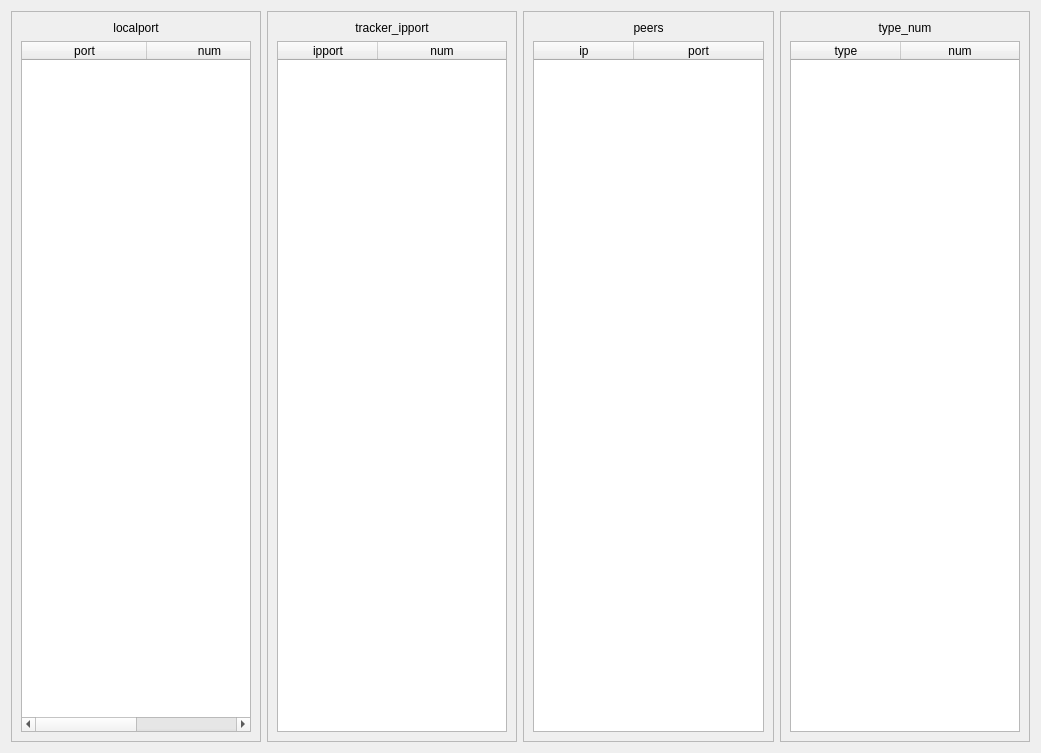
<?xml version="1.0" encoding="UTF-8"?>
<ui version="4.0">
 <class>Form</class>
 <widget class="QWidget" name="Form">
  <property name="geometry">
   <rect>
    <x>0</x>
    <y>0</y>
    <width>1041</width>
    <height>753</height>
   </rect>
  </property>
  <property name="windowTitle">
   <string>Form</string>
  </property>
  <layout class="QHBoxLayout" name="horizontalLayout">
   <item>
    <widget class="QScrollArea" name="scrollArea">
     <property name="widgetResizable">
      <bool>true</bool>
     </property>
     <widget class="QWidget" name="scrollAreaWidgetContents">
      <property name="geometry">
       <rect>
        <x>0</x>
        <y>0</y>
        <width>247</width>
        <height>729</height>
       </rect>
      </property>
      <layout class="QGridLayout" name="gridLayout">
       <item row="0" column="0">
        <widget class="QLabel" name="label">
         <property name="text">
          <string>localport</string>
         </property>
         <property name="alignment">
          <set>Qt::AlignCenter</set>
         </property>
        </widget>
       </item>
       <item row="1" column="0">
        <widget class="QTableWidget" name="localport">
         <attribute name="horizontalHeaderVisible">
          <bool>true</bool>
         </attribute>
         <attribute name="horizontalHeaderCascadingSectionResizes">
          <bool>false</bool>
         </attribute>
         <attribute name="horizontalHeaderDefaultSectionSize">
          <number>125</number>
         </attribute>
         <attribute name="horizontalHeaderShowSortIndicator" stdset="0">
          <bool>true</bool>
         </attribute>
         <attribute name="horizontalHeaderStretchLastSection">
          <bool>true</bool>
         </attribute>
         <column>
          <property name="text">
           <string>port</string>
          </property>
          <property name="textAlignment">
           <set>AlignCenter</set>
          </property>
         </column>
         <column>
          <property name="text">
           <string>num</string>
          </property>
          <property name="textAlignment">
           <set>AlignCenter</set>
          </property>
         </column>
        </widget>
       </item>
      </layout>
     </widget>
    </widget>
   </item>
   <item>
    <widget class="QScrollArea" name="scrollArea_2">
     <property name="widgetResizable">
      <bool>true</bool>
     </property>
     <widget class="QWidget" name="scrollAreaWidgetContents_2">
      <property name="geometry">
       <rect>
        <x>0</x>
        <y>0</y>
        <width>248</width>
        <height>729</height>
       </rect>
      </property>
      <layout class="QVBoxLayout" name="verticalLayout">
       <item>
        <widget class="QLabel" name="label_2">
         <property name="text">
          <string>tracker_ipport</string>
         </property>
         <property name="alignment">
          <set>Qt::AlignCenter</set>
         </property>
        </widget>
       </item>
       <item>
        <widget class="QTableWidget" name="tracker_ipport">
         <attribute name="horizontalHeaderShowSortIndicator" stdset="0">
          <bool>true</bool>
         </attribute>
         <attribute name="horizontalHeaderStretchLastSection">
          <bool>true</bool>
         </attribute>
         <column>
          <property name="text">
           <string>ipport</string>
          </property>
          <property name="textAlignment">
           <set>AlignCenter</set>
          </property>
         </column>
         <column>
          <property name="text">
           <string>num</string>
          </property>
          <property name="textAlignment">
           <set>AlignCenter</set>
          </property>
         </column>
        </widget>
       </item>
      </layout>
     </widget>
    </widget>
   </item>
   <item>
    <widget class="QScrollArea" name="scrollArea_3">
     <property name="widgetResizable">
      <bool>true</bool>
     </property>
     <widget class="QWidget" name="scrollAreaWidgetContents_3">
      <property name="geometry">
       <rect>
        <x>0</x>
        <y>0</y>
        <width>247</width>
        <height>729</height>
       </rect>
      </property>
      <layout class="QVBoxLayout" name="verticalLayout_2">
       <item>
        <widget class="QLabel" name="label_3">
         <property name="text">
          <string>peers</string>
         </property>
         <property name="alignment">
          <set>Qt::AlignCenter</set>
         </property>
        </widget>
       </item>
       <item>
        <widget class="QTableWidget" name="peers">
         <attribute name="horizontalHeaderShowSortIndicator" stdset="0">
          <bool>true</bool>
         </attribute>
         <attribute name="horizontalHeaderStretchLastSection">
          <bool>true</bool>
         </attribute>
         <column>
          <property name="text">
           <string>ip</string>
          </property>
          <property name="textAlignment">
           <set>AlignCenter</set>
          </property>
         </column>
         <column>
          <property name="text">
           <string>port</string>
          </property>
          <property name="textAlignment">
           <set>AlignCenter</set>
          </property>
         </column>
        </widget>
       </item>
      </layout>
     </widget>
    </widget>
   </item>
   <item>
    <widget class="QScrollArea" name="scrollArea_4">
     <property name="widgetResizable">
      <bool>true</bool>
     </property>
     <widget class="QWidget" name="scrollAreaWidgetContents_4">
      <property name="geometry">
       <rect>
        <x>0</x>
        <y>0</y>
        <width>248</width>
        <height>729</height>
       </rect>
      </property>
      <layout class="QVBoxLayout" name="verticalLayout_3">
       <item>
        <widget class="QLabel" name="label_4">
         <property name="text">
          <string>type_num</string>
         </property>
         <property name="alignment">
          <set>Qt::AlignCenter</set>
         </property>
        </widget>
       </item>
       <item>
        <widget class="QTableWidget" name="type_num">
         <attribute name="horizontalHeaderDefaultSectionSize">
          <number>110</number>
         </attribute>
         <attribute name="horizontalHeaderShowSortIndicator" stdset="0">
          <bool>true</bool>
         </attribute>
         <attribute name="horizontalHeaderStretchLastSection">
          <bool>true</bool>
         </attribute>
         <column>
          <property name="text">
           <string>type</string>
          </property>
          <property name="textAlignment">
           <set>AlignCenter</set>
          </property>
         </column>
         <column>
          <property name="text">
           <string>num</string>
          </property>
          <property name="textAlignment">
           <set>AlignCenter</set>
          </property>
         </column>
        </widget>
       </item>
      </layout>
     </widget>
    </widget>
   </item>
  </layout>
 </widget>
 <resources/>
 <connections/>
</ui>
